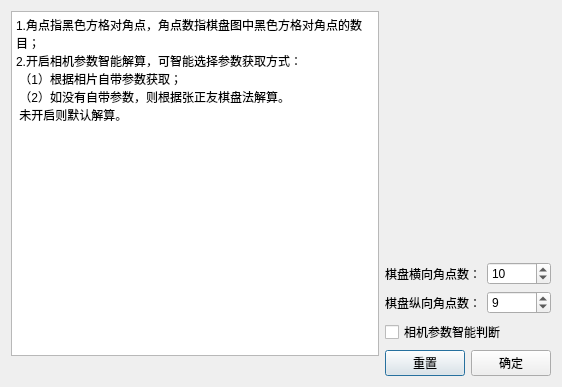
<?xml version="1.0" encoding="UTF-8"?>
<ui version="4.0">
 <class>Dialog</class>
 <widget class="QDialog" name="Dialog">
  <property name="geometry">
   <rect>
    <x>0</x>
    <y>0</y>
    <width>562</width>
    <height>387</height>
   </rect>
  </property>
  <property name="windowTitle">
   <string>Dialog</string>
  </property>
  <layout class="QHBoxLayout" name="horizontalLayout_4">
   <item>
    <layout class="QVBoxLayout" name="verticalLayout">
     <item>
      <widget class="QPlainTextEdit" name="plainTextEdit">
       <property name="plainText">
        <string>1.角点指黑色方格对角点，角点数指棋盘图中黑色方格对角点的数目；
2.开启相机参数智能解算，可智能选择参数获取方式：
 （1）根据相片自带参数获取；
 （2）如没有自带参数，则根据张正友棋盘法解算。
 未开启则默认解算。</string>
       </property>
      </widget>
     </item>
     <item>
      <widget class="QLabel" name="label_3">
       <property name="text">
        <string/>
       </property>
       <property name="pixmap">
        <pixmap>../../source/icon/phot.png</pixmap>
       </property>
       <property name="alignment">
        <set>Qt::AlignCenter</set>
       </property>
      </widget>
     </item>
    </layout>
   </item>
   <item>
    <layout class="QVBoxLayout" name="verticalLayout_2">
     <item>
      <spacer name="verticalSpacer">
       <property name="orientation">
        <enum>Qt::Vertical</enum>
       </property>
       <property name="sizeHint" stdset="0">
        <size>
         <width>20</width>
         <height>40</height>
        </size>
       </property>
      </spacer>
     </item>
     <item>
      <layout class="QHBoxLayout" name="horizontalLayout_2">
       <item>
        <widget class="QLabel" name="label">
         <property name="text">
          <string>棋盘横向角点数：</string>
         </property>
        </widget>
       </item>
       <item>
        <widget class="QSpinBox" name="spinBox_horizontal">
         <property name="value">
          <number>10</number>
         </property>
        </widget>
       </item>
      </layout>
     </item>
     <item>
      <layout class="QHBoxLayout" name="horizontalLayout_3">
       <item>
        <widget class="QLabel" name="label_2">
         <property name="text">
          <string>棋盘纵向角点数：</string>
         </property>
        </widget>
       </item>
       <item>
        <widget class="QSpinBox" name="spinBox_vertical">
         <property name="value">
          <number>9</number>
         </property>
        </widget>
       </item>
      </layout>
     </item>
     <item>
      <widget class="QCheckBox" name="checkBox">
       <property name="text">
        <string>相机参数智能判断</string>
       </property>
      </widget>
     </item>
     <item>
      <layout class="QHBoxLayout" name="horizontalLayout">
       <item>
        <widget class="QPushButton" name="pushButton_2">
         <property name="text">
          <string>重置</string>
         </property>
        </widget>
       </item>
       <item>
        <widget class="QPushButton" name="pushButton">
         <property name="text">
          <string>确定</string>
         </property>
        </widget>
       </item>
      </layout>
     </item>
    </layout>
   </item>
  </layout>
 </widget>
 <resources/>
 <connections/>
</ui>
